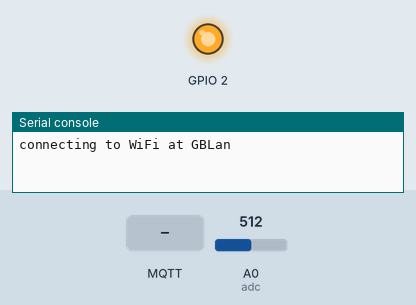
A program run on a simulated ESP8266 board running MicroPython. On the bench: output pins drawn as LEDs (lit = HIGH), the last lines printed to the serial console. The inputs (shaded band) are chosen by the test bench; at power-on: A0 (adc) = 512 (analog values on the 0–1023 scale). WiFi joins after 1.5 s; no MQTT or app messages arrive unless stated.

Above: at 0.1 s.
At 2.8 s:
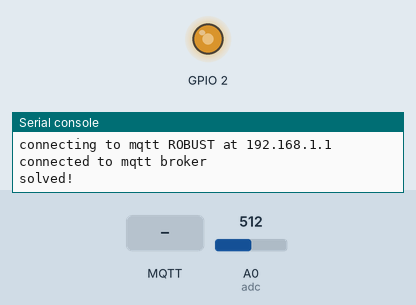
2.9 s: MQTT message "master" arrives on the first subscribed topic
4.6 s: MQTT message "master/" arrives on the first subscribed topic
6.1 s: MQTT message "1" arrives on the first subscribed topic
Timing chart, 0 to 9.1 s (numbered marks = the images above; inputs shaded):
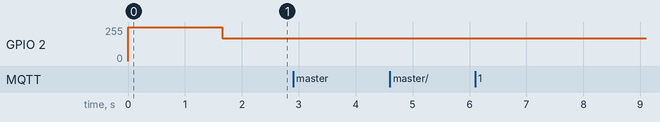

The program:

main.py
```python
import sys, time, os, machine

import LedPulse
led = LedPulse.LEDPulse(2, "onboard")
led.set(0)

import LDR
ldr = LDR.LDR()

import Puzzle
puzzle = Puzzle.Puzzle("LDR")


#region callback funtions

def init():
  led = LedPulse.LEDPulse(2, "onboard")
  led.set(0)

def FormatIncomingNewSolution(newValuestr):
  puzzle.solution = float(newValuestr)

def ProcessCustomRAWValue(topic, val):
    print("Custom: ")
    print(topic)
    print(val)
    print("------")

def forceSolve():
  Solve()

def ResetGame():
  led.set(0)
  puzzle.SetStatusToUnsolved()

def Solve():
  led.set(80)
  puzzle.SetStatusToSolved()

#endregion callback

init()

puzzle.ProcessCustomRAWValue = ProcessCustomRAWValue
puzzle.forceSolve = forceSolve
puzzle.ResetGame = ResetGame
puzzle.FormatIncomingNewSolution = FormatIncomingNewSolution


while True:
  msBefore = time.ticks_ms()
  puzzle.con.Check()

  sample = ldr.ReadWithThreshold(3)

  if sample == None:
    pass
  else:

    if sample < puzzle.solution:
      print("solved!")
      Solve()

    puzzle.currentValue = sample
    puzzle.publishValue()
    # currentValue will be updated automatically


  msAfter = msBefore + 300
  while time.ticks_ms() < msAfter:
    time.sleep_ms(10)
```

LedPulse.py
```python
from machine import Pin, PWM

class LEDPulse:
  def __init__(self, p, name):
        self.name = name
        self.port = p
        self.debug = False
        self.pin = Pin(p,Pin.OUT)
        self.pulser = PWM(self.pin)
        self.pulser.freq(50)
  def setRaw(self, value):
        print ("raw %s %d" % (self.name, value))
        self.pulser.duty(value)

  def set(self, angle):
    self.setPercentage(angle)

  def setPercentage(self, angle):
    if angle > 100:
      angle = 100

    if angle < 0:
      angle = 0

    #600= top 1022 = min
    maxLight = 600
    minLight = 1022
    maxAngle = 100
    minAngle = 0

    deltaLight = maxLight - minLight
    deltaAngle = maxAngle - minAngle

    slope = deltaLight / deltaAngle

      # light = angle*slope + c
      # c = light - (angle*slope)

    c = maxLight -(maxAngle * slope)

    currentLight = angle*slope + c

    currentLight = int(currentLight)
    if self.debug == True:
      print ("%s %d %d" % (self.name, angle, currentLight))
    self.pulser.duty(currentLight)
```

LDR.py
```python
import machine

class LDR:
  def __init__(self):
    self.adc = machine.ADC(0)
    self.currentValue = 0

  def readRaw(self):
    return self.adc.read()

  def ReadWithThreshold(self, threshold):
    v = self.readRaw()
    dif = self.currentValue - v
    if dif < 0:
      dif = -dif

    if dif > 30:
      self.currentValue = v
      return v
    else:
      return None
```

Puzzle.py
```python
import Connectivity, time
import Message

class Puzzle:
  def __init__(self, ID):
    self.ID = ID
    self.messager = Message.MessageConstructor(self.ID)
    self.StopRequest = False
    self.solution = 600
    self.con = Connectivity.Connectivity(self)
    self.status = "Online"
    self.currentValue = ""
    self.publishingChannel = "puzzles/"+self.ID+"/values"

  def forceSolve(self):
    print("overriding forceSolve needed")

  def ResetGame(self):
    print("overriding ResetGame needed")

  def FormatIncomingNewSolution(self, newStringValue):
    print("overriding FormatIncomingNewSolution needed")

  def SetCurrentValueAsNewSolution(self):
    self.solution = self.currentValue
    serialMsg = self.messager.GenerateThisIsMySolutionMessage(self.solution)
    self.con.Publish(serialMsg)

  def publishValue(self):
    s = str(self.currentValue)
    self.con.PublishValue(self.publishingChannel, s)

  def SetThisSolution(self, newValue):
    self.FormatIncomingNewSolution(newValue)
    serialMsg = self.messager.GenerateThisIsMySolutionMessage(self.solution)
    self.con.Publish(serialMsg)


  def SetStatusToSolved(self):
    self.status = "Solved"
    serialMsg = self.messager.GenerateStatusUpdateMessage(self.status)
    self.con.Publish(serialMsg)

  def SetStatusToUnsolved(self):
    self.status = "Online"
    serialMsg = self.messager.GenerateStatusUpdateMessage(self.status)
    self.con.Publish(serialMsg)
```

Connectivity.py
```python
import sys
import network
import Message
from umqtt.robust import MQTTClient

class Connectivity:
  def __init__(self, puzzle):
    self.puzzle = puzzle
    self.sta = network.WLAN(network.STA_IF)
    self.publishingChannel = "puzzles/"+self.puzzle.ID+"/values"
    self.ConnectWiFi()
    self.mqtt()
    self.started = False

  def ConnectWiFi(self):
    self.sta.active(True)
    #self.sta.connect('g.tec', '#g.tec#17!')
    self.sta.connect('GBLan', 'join1234')

    print("connecting to WiFi at GBLan")

    while self.sta.isconnected() == False:
      pass

    self.serverIP = self.sta.ifconfig()[3]

    print("Successfully connected to " + self.serverIP)


  def mqtt(self):

    print("connecting to mqtt ROBUST at {}".format(self.serverIP))
    self.c = MQTTClient("umqtt_client", self.serverIP)
    self.c.set_callback(self.processMEssage)
    self.messager = Message.MessageConstructor(self.puzzle.ID)
    self.c.connect()
    self.c.subscribe("master/#")
    str = self.messager.GeneratePressentMessageStr()
    self.c.publish("devices/tester", str)
    print("connected to mqtt broker")

  def Emit(self):
    emi = MQTTClient('emiter', self.serverIP)
    emi.connect()
    emi.publish("devices/tester", "from MCU !")
    emi.disconnect()

  def Check(self):
    self.c.check_msg()


  def deb(self, topic, msg):
    print((topic, msg))


  def processMEssage(self, topic, msg):
    #print("received")
    #print(topic)
    #print (msg)

    if topic == b'master':

      toprint = "from master to ALL: "
      if self.messager is not None:
        obj = self.messager.FromString(msg)

        if obj.Order == 0:
          toprint = " -Replying to a showup message"
          serialMsg = self.messager.GeneratePressentMessageStr()
          self.c.publish("devices/"+self.puzzle.ID, serialMsg)
          target = str(self.puzzle.solution)
          serialMsg = self.messager.GenerateThisIsMySolutionMessage(target)
          self.c.publish("devices/"+self.puzzle.ID, serialMsg)
        else:
          print ("Unexpected message from master to all:")
          print (topic)
          print (msg)

    elif topic == b'master/'+self.puzzle.ID:
      #try:
        toprint = "from master to "+self.puzzle.ID+": "
        if self.messager is not None:
          obj = self.messager.FromString(msg)

          # 0 showup,
          # 1 present,
          # 2 forceSolve,
          # 3 Reset,
          # 4 UpdateRequested,
          # 5 ImSolved , <-- out message
          # 6 UpdateYOURSolution


        if obj.Order == 2: #forceSolve
          self.puzzle.forceSolve()

        elif obj.Order == 3: #Reset
          self.puzzle.ResetGame()

        elif obj.Order == 4: #UpdateRequested
          self.publishValue()

        elif obj.Order == 6: #UpdateYOURSolution
          self.puzzle.SetCurrentValueAsNewSolution()

        elif obj.Order == 9: #setThisNewSolution
          self.puzzle.SetThisSolution(obj.Params["newSolution"])

        else:
          toprint = toprint + msg.decode("utf-8")

        print(toprint)
      #except:
      #  print("ups")
      #  print(topic)
      #  print (msg)

    else:
      print("CUSTOM ***")
      print(topic)
      print (msg)
      print("**********")
      self.ProcessCustomRAWValue(topic, msg)


  def Publish(self, msg):
    self.c.publish("devices/"+self.puzzle.ID, msg)

  def PublishValue(self, channel, val):
    self.c.publish(channel, val)

  def UpdateRequested(self, str):
    print("default UpdateSolution used")

  def ProcessCustomRAWValue(self, topic, val):
    print("using Generic Raw")
```

Message.py
```python
import json


class MessageConstructor:
  def __init__(self, ClientID):
    self.SenderID = ClientID

  def GeneratePressentMessageStr(self):
    m = Message(self.SenderID)
    m.Order = 1
    return m.Serialize()

  def GenerateThisIsMySolutionMessage(self, newSolutionSTR):
    m = Message(self.SenderID)
    m.Order = 7
    m.Params["mySolution"] = newSolutionSTR
    return m.Serialize()

  def GenerateStatusUpdateMessage(self, newStatus):
    m = Message(self.SenderID)
    m.Order = 8
    m.Params["myStatus"] = newStatus
    return m.Serialize()

  def GenerateSolvedMesage(self):
    m = Message(self.SenderID)
    m.Order = 5
    return m.Serialize()

  def FromString(self, str):
    obj = json.loads(str)
    m = Message(self.SenderID)
    m.Order = obj["Order"]
    m.SenderID = obj["SenderID"]
    m.Params = obj["Params"]
    return m

class Message:
  def __init__(self, ClientID):
    self.SenderID = ClientID
    self.Order = 0
    self.Params = {}


  def Serialize(self):
    return json.dumps(self.__dict__)

  def PressentMsg(self):
    self.Order = 1
```
